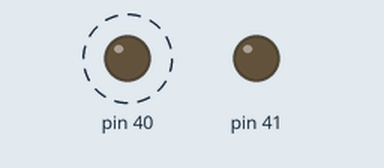
Bench run of a sketch on a simulated Arduino Mega 2560, built with avr-gcc and run on an emulated ATmega2560. Shown: output pins drawn as LEDs (lit = HIGH). Dashed ring = blinking.

Above: at 0.7 s.
Timing chart, 0 to 3.0 s (numbered marks = the images above):
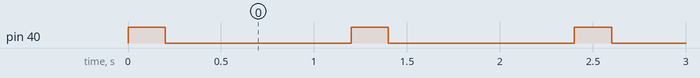

The sketch:

solenoid_test.ino
```cpp
void setup()
{
  pinMode(40,OUTPUT);
  pinMode(41,OUTPUT);
  digitalWrite(40,LOW);
  digitalWrite(41,LOW);
}

void loop()
{
  digitalWrite(40,HIGH);
  delay(200);
  digitalWrite(40,LOW);
  delay(1000);
  }
```

Measured:
- by itself, pin 40: alternates HIGH for 0.20 s and LOW for 1.0 s
